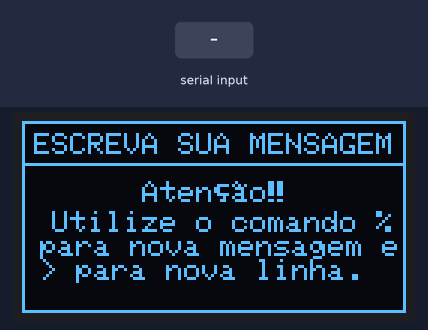
This sketch was run on a simulated Arduino Uno, built with avr-gcc and run on an emulated ATmega328P. Parts: 128×64 one-colour display. The inputs (shaded band) are chosen by the test bench.

Above: at 1.2 s.
1.3 s: "%" received over Serial
3.3 s: "1" received over Serial
Timing chart, 0 to 6.3 s (numbered marks = the images above; inputs shaded):
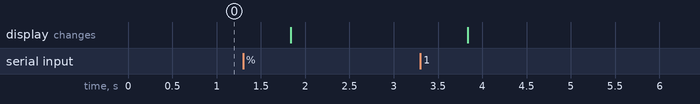

The sketch:

Desafio1.ino
```cpp
/****************************************************/
/* Aula - Enviando Mensagens [display OLED]         */
/* Programação do projeto enviando mensagens.       */
/* Ao transferir o código abaixo para seu Arduino,  */
/* será possível, através do monitor  serial do     */
/* Arduino IDE, enviar mensagens de texto para o    */
/* display OLED.                                    */
/****************************************************/

// Inclusão das bibliotecas.
#include <Adafruit_BusIO_Register.h>
#include <Adafruit_GFX.h>
#include <Adafruit_SSD1306.h>

/* Variável para armazenar a mensagem.              */
String msg;
/* Variável para controlar a linha do display.      */
int linha;
/* Cria o objeto de controle para o display OLED.   */
Adafruit_SSD1306 display(128, 64);

/* Início das configurações.                        */
void setup() {
  Serial.begin(9600);
  /* Tempo que o Arduino utilizará para “ler” os    */
  /* caracteres armazenados na string msg. Se este  */
  /* tempo for curto para a quantidade de caracteres*/
  /* a ser processado, a mensagem será enviada incompleta.*/
  Serial.setTimeout(500);
  /* Inicializa o display OLED com o endereço 0x3C. */
  display.begin(SSD1306_SWITCHCAPVCC, 0x3C);
  /* Limpa o display.                               */
  display.clearDisplay();
  tela_inicial();
}

void loop() {
  /* Verifica dados disponíveis na porta serial.   */
  if (Serial.available()) {
    /* Lê o próximo caractere da porta serial.     */
    msg = Serial.readString();
    /* Se o caractere for %, limpa o display.      */
    if (msg == "%") {
      display.clearDisplay();
      linha = 0;
    }
    /* Se o caractere for >, pula linha no display.*/
    else if (msg == ">") {
      linha += 8;
    }
    else {
      display.setCursor(0, linha);
      display.print(msg);

    }
  }
  display.display();
}

void tela_inicial() {
  display.drawRect(0, 0, 128, 64, 1);
  display.drawFastHLine(0, 14, 128, WHITE);
  display.setTextSize(1);
  display.setTextColor(WHITE);
  display.setCursor(4, 4);
  display.print("ESCREVA SUA MENSAGEM");
  display.setCursor((128 - 6 * 8) / 2, 20);
  display.setTextSize(1);
  display.print("Aten");
  display.write(135);
  display.write(97);
  display.setCursor(70, 20);
  display.write(126);
  display.write(111);
  display.write(19);
  display.setCursor(4, 30);
  display.setTextSize(1);
  display.print(" Utilize o comando % para nova mensagem e > para nova linha.");
  display.display();
  linha = 0;
}
```
